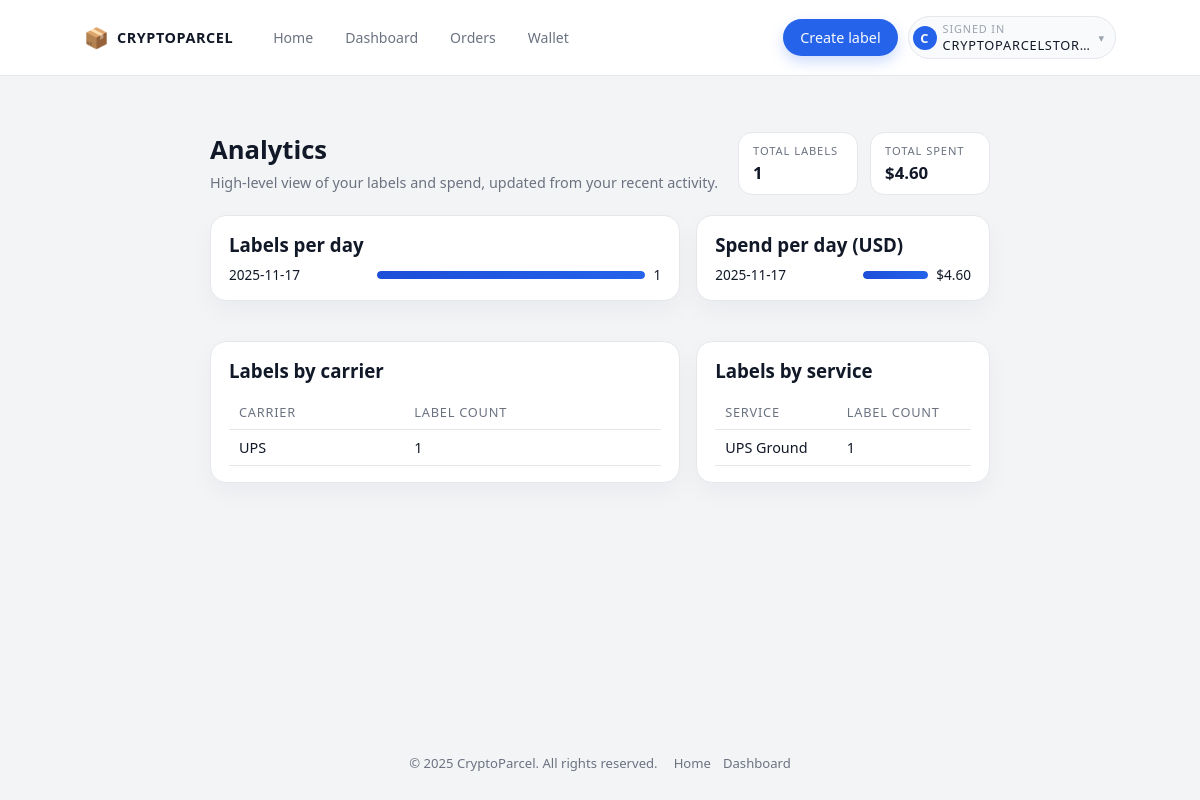
Page /analytics (signed in) on the committed database.
### models.py (models this page shows)
class User(UserMixin, db.Model):
    __tablename__ = "user"
    id = db.Column(db.Integer, primary_key=True)
    email = db.Column(db.String(255), unique=True, nullable=False, index=True)
    password_hash = db.Column(db.String(255), nullable=False)
    balance_usd = db.Column(db.Float, nullable=False, default=0.0)
    created_at = db.Column(db.DateTime, nullable=False, default=datetime.utcnow)
    orders = db.relationship("Order", backref="user", lazy=True)
    payments = db.relationship("Payment", backref="user", lazy=True)
    wallet_logs = db.relationship("WalletLog", backref="user", lazy=True)
    api_keys = db.relationship("APIKey", backref="user", lazy=True)
    address_profiles = db.relationship("AddressProfile", backref="user", lazy=True)
    team_memberships = db.relationship("TeamMembership", backref="user", lazy=True)

class Order(db.Model):
    __tablename__ = "order"
    id = db.Column(db.Integer, primary_key=True)
    user_id = db.Column(db.Integer, db.ForeignKey("user.id"), nullable=False)
    carrier = db.Column(db.String(64), nullable=False)
    service = db.Column(db.String(64), nullable=False)
    weight_oz = db.Column(db.Float, nullable=False)
    from_address = db.Column(db.Text, nullable=False)
    to_address = db.Column(db.Text, nullable=False)
    reference = db.Column(db.String(255))
    amount_usd = db.Column(db.Float, nullable=False)
    status = db.Column(db.String(32), default="pending_payment", index=True)
    created_at = db.Column(db.DateTime, nullable=False, default=datetime.utcnow)
    payments = db.relationship("Payment", backref="order", lazy=True)

### app.py (the view)
    @app.route("/analytics")
    @login_required
    def analytics():
        from models import Order
        orders = (
            Order.query.filter_by(user_id=current_user.id)
            .order_by(Order.created_at.desc())
            .limit(200)
            .all()
        )
        daily_counts = {}
        daily_totals = {}
        by_carrier = {}
        by_service = {}
        for o in orders:
            if not getattr(o, "created_at", None):
                continue
            day = o.created_at.date().isoformat()
            daily_counts[day] = daily_counts.get(day, 0) + 1
            amt = float(getattr(o, "amount_usd", 0.0) or 0.0)
            daily_totals[day] = daily_totals.get(day, 0.0) + amt
            carrier = o.carrier or "Unknown"
            by_carrier[carrier] = by_carrier.get(carrier, 0) + 1
            service = o.service or "Unknown"
            by_service[service] = by_service.get(service, 0) + 1
        daily_labels = sorted(daily_counts.items())
        daily_spent = sorted(daily_totals.items())
        total_orders = sum(daily_counts.values())
        total_spent = sum(daily_totals.values())
        return render_template(
            "analytics.html",
            daily_labels=daily_labels,
            daily_spent=daily_spent,
            by_carrier=by_carrier,
            by_service=by_service,
            total_orders=total_orders,
            total_spent=total_spent,
        )

### app.py (called while the page is built)
@login_manager.user_loader
def load_user(user_id):
    from models import User
    try:
        return User.query.get(int(user_id))
    except Exception:
        return None

### templates/analytics.html (shortened to what this page needs)
{% extends 'base.html' %}
{% block content %}
<section class="section">
  <div class="page-header">
    <div>
      <h1>Analytics</h1>
      <p class="muted">High-level view of your labels and spend, updated from your recent activity.</p>
    </div>
    <div class="page-meta">
      <div class="meta-item">
        <span class="meta-label">Total labels</span>
        <span class="meta-value">{{ total_orders }}</span>
      </div>
      <div class="meta-item">
        <span class="meta-label">Total spent</span>
        <span class="meta-value">${{ '%.2f'|format(total_spent) }}</span>
      </div>
    </div>
  </div>
  <div class="grid-2 analytics-grid">
    <div class="card">
      <h3>Labels per day</h3>
      {% if daily_labels %}
        <div class="analytics-bars">
          {% set max_count = (daily_labels | map(attribute=1) | max) %}
          {% for day, count in daily_labels %}
            <div class="analytics-bar-row">
              <div class="analytics-bar-label">{{ day }}</div>
              <div class="analytics-bar-track">
                <div class="analytics-bar-fill" style="width: {{ (100 * count / max_count)|round(0) }}%;"></div>
              </div>
              <div class="analytics-bar-value">{{ count }}</div>
            </div>
          {% endfor %}
        </div>
      {% else %}
        <p class="muted">No labels yet — once you start creating labels, you'll see your volume over time here.</p>
      {% endif %}
    </div>
    <div class="card">
      <h3>Spend per day (USD)</h3>
      {% if daily_spent %}
        <div class="analytics-bars">
          {% set max_amt = (daily_spent | map(attribute=1) | max) %}
          {% for day, amt in daily_spent %}
            <div class="analytics-bar-row">
              <div class="analytics-bar-label">{{ day }}</div>
              <div class="analytics-bar-track">
                <div class="analytics-bar-fill" style="width: {{ (100 * amt / max_amt)|round(0) }}%;"></div>
              </div>
              <div class="analytics-bar-value">${{ '%.2f'|format(amt) }}</div>
            </div>
          {% endfor %}
        </div>
      {% else %}
        <p class="muted">No spend yet. Once you start paying for labels, you'll see daily totals here.</p>
      {% endif %}
    </div>
  </div>
</section>
<section class="section">
  <div class="grid-2 analytics-grid">
    <div class="card">
      <h3>Labels by carrier</h3>
      {% if by_carrier %}
        <table class="table">
          <thead>
            <tr>
              <th>Carrier</th>
              <th>Label count</th>
            </tr>
          </thead>
          <tbody>
            {% for carrier, count in by_carrier.items() %}
              <tr>
                <td>{{ carrier }}</td>
                <td>{{ count }}</td>
              </tr>
            {% endfor %}
          </tbody>
        </table>
      {% else %}
        <p class="muted">No carrier data yet.</p>
      {% endif %}
    </div>
    <div class="card">
      <h3>Labels by service</h3>
      {% if by_service %}
        <table class="table">
          <thead>
            <tr>
              <th>Service</th>
              <th>Label count</th>
            </tr>
          </thead>
          <tbody>
            {% for service, count in by_service.items() %}
              <tr>
                <td>{{ service }}</td>
                <td>{{ count }}</td>
              </tr>
            {% endfor %}
          </tbody>
        </table>
      {% else %}
        <p class="muted">No service breakdown yet.</p>
      {% endif %}
    </div>
  </div>
</section>
{% endblock %}

### templates/base.html (shortened to what this page needs)
<!doctype html>
<html lang="en">
<head>
    <link rel="stylesheet" href="{{ url_for('static', filename='styles.css') }}">
</head>
<body>
<div class="cp-page">
    <header class="cp-nav">
        <div class="cp-nav-left">
            <a href="{{ url_for('index') }}" class="cp-logo">
                <span class="cp-logo-icon">📦</span>
                <span class="cp-logo-text">CryptoParcel</span>
            </a>
            <nav class="cp-nav-links">
                <a href="{{ url_for('index') }}">Home</a>
                {% if current_user.is_authenticated %}
                    <a href="{{ url_for('dashboard') }}">Dashboard</a>
                    <a href="{{ url_for('orders') }}">Orders</a>
                    <a href="{{ url_for('wallet') }}">Wallet</a>
                {% endif %}
            </nav>
        </div>
        <div class="cp-nav-right">
            {% if current_user.is_authenticated %}
                <a href="{{ url_for('create_label') }}" class="cp-nav-primary">
                    Create label
                </a>
                <div class="cp-user-menu">
                    <label for="cp-user-toggle" class="cp-user-trigger">
                        <div class="cp-user-avatar">
                            {{ (current_user.email or 'U')[:1] | upper }}
                        </div>
                        <div class="cp-user-meta">
                            <span class="cp-user-label">Signed in</span>
                            <span class="cp-user-email">
                                {{ current_user.email or 'Account' }}
                            </span>
                        </div>
                        <span class="cp-user-caret">▾</span>
                    </label>
                </div>
            {% endif %}
        </div>
    </header>
    <main class="cp-main">
        {% block content %}{% endblock %}
    </main>
    <footer class="cp-footer">
        <div>© {{ 2025 }} CryptoParcel. All rights reserved.</div>
        <div class="cp-footer-links">
            <a href="{{ url_for('index') }}">Home</a>
            {% if current_user.is_authenticated %}
                <a href="{{ url_for('dashboard') }}">Dashboard</a>
            {% endif %}
        </div>
    </footer>
</div>
</body>
</html>

### rows in the picture
User: email "C", email "CRYPTOPARCELSTOR…"
Order: carrier "UPS", id "1", service "UPS Ground"

### other values in the picture
{{ total_orders }} "1"
{{ '%.2f'|format(total_spent) }} "4.60"
{{ day }} "2025-11-17"
{{ count }} "1"
{{ '%.2f'|format(amt) }} "4.60"
{{ 2025 }} "2025"
